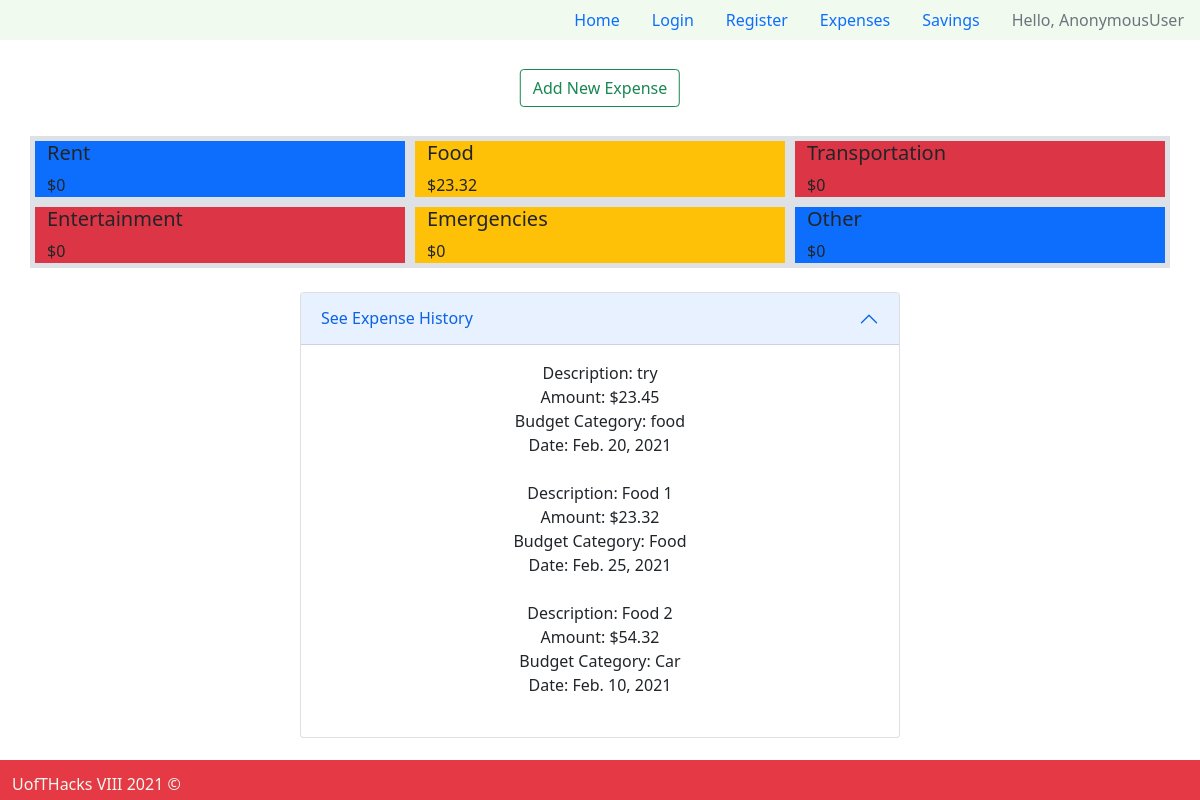
/expenses/dashboard/, run on an earlier commit of the app's database.
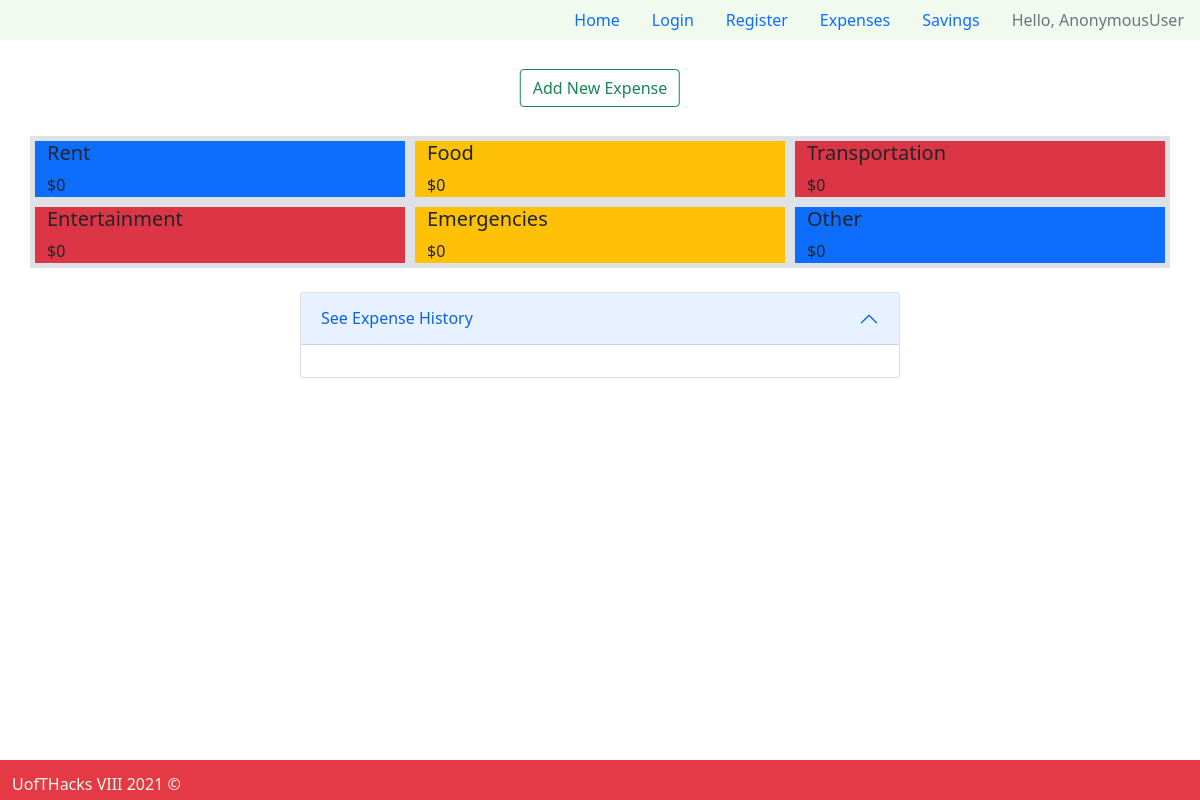
And on a later commit of the database.
### expenses/models.py (models this page shows)
class Expense(models.Model):
    user = models.ForeignKey(User, on_delete=models.CASCADE, null=False, blank=True)
    description = models.CharField(max_length=300, null=False, blank=True)
    amount = models.DecimalField(null=False, blank=True, decimal_places=2, max_digits=10)
    budgetCategory = models.CharField(max_length=300, null=True, default="None")
    isShared = models.BooleanField(null=False, default=False)
    sharedWith = models.CharField(max_length=300, null=True, blank=True)
    date = models.DateField()
    objects = models.Manager()

### expenses/views.py (the view)
# urls.py: path('dashboard/', views.getExpenses, name="getExpenses")
def getExpenses(request):
    context = {}
    user = request.user
    expenses = Expense.objects.all().filter(user__username__contains=user.username)
    rent = 0
    food = 0
    transportation = 0
    entertainment = 0
    emergencies = 0
    other = 0
    for i in expenses:
        if i.budgetCategory == "Rent":
            rent += i.amount
        elif i.budgetCategory == "Food":
            food += i.amount
        elif i.budgetCategory == "Transportation":
            transportation += i.amount
        elif i.budgetCategory == "Entertainment":
            entertainment += i.amount
        elif i.budgetCategory == "Emergencies":
            emergencies += i.amount
        elif i.budgetCategory == "Other":
            other += i.amount
    budgets = [rent, food, transportation, entertainment, emergencies, other]
    context = {'expenses':expenses, 'budgets':budgets}
    return render(request, 'expenses/dashboard.html', context)

### templates/expenses/dashboard.html
{% extends 'users/base.html' %}
{% block body %}
  <br>
  <br>
  <a href="{% url 'expenses' %}" class="btn btn-outline-success position-absolute start-50 translate-middle">Add New Expense</a>
    <br>
    <br>
    <div class="container">
        <div class="row">
          <div class="col bg-primary border border-5">
            <h5>Rent</h5>
            ${{budgets.0}}
          </div>
          <div class="col bg-warning border border-5">
            <h5>Food</h5>
            ${{budgets.1}}
          </div>
          <div class="col bg-danger border border-5">
            <h5>Transportation</h5>
            ${{budgets.2}}
          </div>
        </div>
        <div class="row">
          <div class="col bg-danger border border-5">
            <h5>Entertainment</h5>
            ${{budgets.3}}
          </div>
          <div class="col bg-warning border border-5">
            <h5>Emergencies</h5>
            ${{budgets.4}}
          </div>
          <div class="col bg-primary border border-5">
            <h5>Other</h5>
            ${{budgets.5}}
          </div>
        </div>
    </div>
    <br>
    <div class="form-wrapper">
        <div class="accordion" id="accordionExample">
            <div class="accordion-item">
              <h2 class="accordion-header" id="headingOne">
                  <button class="accordion-button" type="button" data-bs-toggle="collapse" data-bs-target="#collapseOne" aria-expanded="true" aria-controls="collapseOne">
                  See Expense History
                  </button>
              </h2>
              <div id="collapseOne" class="accordion-collapse collapse show" aria-labelledby="headingOne" data-bs-parent="#accordionExample">
                  <div class="accordion-body">
                      {% for e in expenses %}
                          <div class="expense-item">
                              Description: {{e.description}} <br>
                              Amount: ${{e.amount}} <br>
                              Budget Category: {{e.budgetCategory}} <br>
                              Date: {{e.date}}<br>
                          </div>
                          <br>
                      {% endfor %}
                  </div>
              </div>
            </div>
        </div>
    </div>
{% endblock %}

### templates/users/base.html (shortened to what this page needs)
{% load static %}
<!DOCTYPE html>
<html lang="en">
    <head>
        <link rel="stylesheet" type="text/css" href="{% static 'css/base.css' %}"/>
        <link href="https://cdn.jsdelivr.net/npm/bootstrap@5.0.0-beta2/dist/css/bootstrap.min.css" rel="stylesheet">
    </head>
    <body>
        <div class="page-container">
            <div class="content-wrap">
                <header>
                    <nav>
                        <ul class="nav justify-content-end">
                            <li class="nav-item"><a class="nav-link" href="{% url 'index' %}">Home</a></li>
                            <li class="nav-item"><a class="nav-link" href="{% url 'login' %}">Login</a></li>
                            <li class="nav-item"><a class="nav-link" href="{% url 'register' %}">Register</a></li>
                            <li class="nav-item"><a class="nav-link" href="{% url 'getExpenses' %}">Expenses</a></li>
                            <li class="nav-item"><a class="nav-link" href="{% url 'savings' %}">Savings</a></li>
                            <li class="nav-item"><a class="nav-link disabled">Hello, {{request.user}}</a></li>
                        </ul>
                    </nav>
                </header>
                {% block body %}
                {% endblock %}
            </div>
            <footer>
                <p> UofTHacks VIII 2021 &copy </p>
            </footer>
        </div>
    </body>
</html>

### statics/css/base.css (style rules this page uses)
p { margin: 0%!important; padding: 0%!important; }
header { background-color: #F1FAEE; }
footer { background-color: #E63946; color: #F1FAEE; padding: 1%; position: absolute; bottom: 0; width: 100%; height: 2.5rem; align-content: center; }
.page-container { position: relative; min-height: 100vh; }
.content-wrap { padding-bottom: 2.5rem; }
.form-wrapper { align-content: center; text-align: center; width: 50%; margin: auto; display: table; }

What changed in the data, as far as the page shows it:
removed Expense: description "try", amount "23.45", budgetCategory "food", date "Feb. 20, 2021"
removed Expense: description "Food 1", amount "23.32", budgetCategory "Food", date "Feb. 25, 2021"
removed Expense: description "Food 2", amount "54.32", budgetCategory "Car", date "Feb. 10, 2021"
Also different on the page:
{{ budgets.1 }}: "23.32" → "0"
